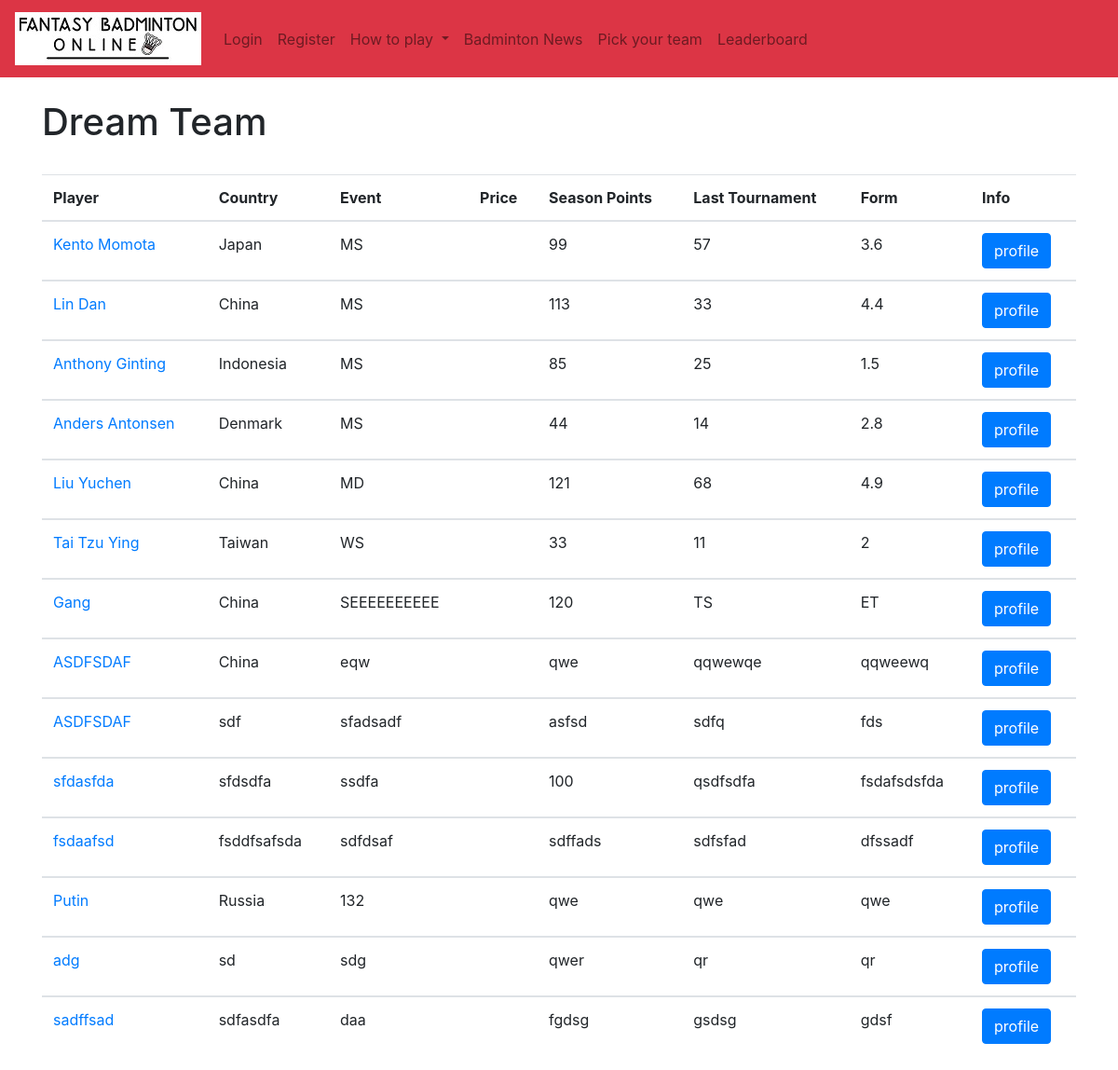
/fantasy_player_ranking/, run on an earlier commit of the app's database.
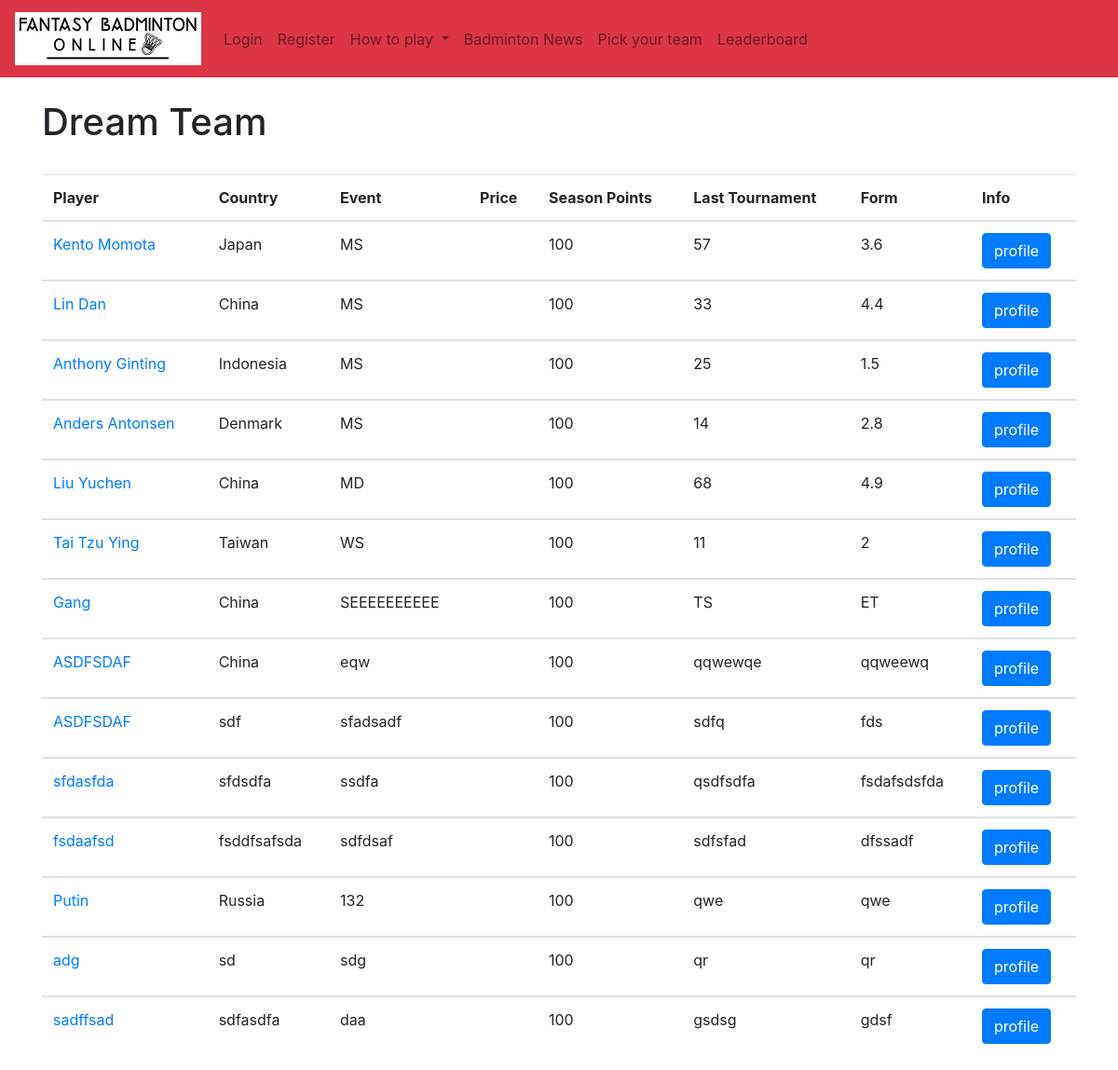
And on a later commit of the database.
### authenticate/models.py (models this page shows, shortened)
class Ranking(models.Model):
	rank = models.IntegerField(default=10)
	name = models.CharField(max_length=50)
	country = models.CharField(max_length=50)
	cost = models.FloatField(default=10) # price is a number, defaults to 10. You can set it up in the admin panel
	event = models.CharField(max_length=50)
	score = models.IntegerField(default=0)
	last = models.CharField(max_length=50)
	form = models.CharField(max_length=50)
	results = models.CharField(max_length=50)
	status = models.CharField(max_length=50)
	game8 = models.CharField(max_length=50)
	match8 = models.CharField(max_length=50)
	player = models.SlugField()
	picture = models.ImageField(default='default.png', blank=True)
	playing = models.BooleanField(default=True)
	current_tournament_score = models.IntegerField(default=10)
	last_tournament_score = models.IntegerField(default=10)

### authenticate/views.py (the view)
# urls.py: path('fantasy_player_ranking/', views.fantasy_player_ranking, name='fantasy_player_ranking'),
def fantasy_player_ranking(request):
	all_ranking = Ranking.objects.all()
	return render(request, 'authenticate/fantasy_player_ranking.html', {'all_ranking': all_ranking })

### authenticate/templates/authenticate/fantasy_player_ranking.html (shortened to what this page needs)
{% extends 'authenticate/base.html' %}
{% load static %}
{% block content %}
<h1> Dream Team </h1>
<br/>
<table class="table table-hover" id="player_table">
	<thead>
		<tr>
			<th scope="col">Player</th>
			<th scope="col">Country</th>
			<th scope="col">Event</th>
			<th scope="col">Price</th>
			<th scope="col">Season Points</th>
			<th scope="col">Last Tournament</th>
			<th scope="col">Form</th>
			<th scope="col">Info</th>
		</tr>
	</thead>
{% for things in all_ranking %}
	<tbody>
		<tr>
			<td><a href="{% url 'player_profile' player=things.player %}">{{ things.name }}</a></td>
			<td>{{ things.country }}</td>
			<td>{{ things.event }}</td>
			<td>{{ things.price }}</td>
			<td>{{ things.score }}</td>
			<td>{{ things.last }}</td>
			<td>{{ things.form }}</td>
			<td><button type="button" class="btn btn-primary" data-toggle="modal" data-target="#exampleModalLong">profile</button></td>
		</tr>
	</tbody>
{% endfor %}
</table>
{% endblock %}

### authenticate/templates/authenticate/base.html (shortened to what this page needs)
{% load static %}
<!doctype html>
<html lang="en">
  <head>
    <link rel="stylesheet" href="https://stackpath.bootstrapcdn.com/bootstrap/4.2.1/css/bootstrap.min.css">
    <link rel="stylesheet" type="text/css" href="https://cdn.datatables.net/v/dt/dt-1.10.18/af-2.3.3/b-1.5.6/b-colvis-1.5.6/b-flash-1.5.6/cr-1.5.0/fh-3.1.4/kt-2.5.0/r-2.2.2/rg-1.1.0/rr-1.2.4/sc-2.0.0/sl-1.3.0/datatables.min.css"/>
  </head>
  <body>
    <nav class="navbar navbar-expand-lg navbar-light bg-danger">
  <a class="navbar-brand" href="{% url 'home' %}"><img src="{% static 'images/logo.jpg' %}"/></a>
  <div class="collapse navbar-collapse" id="navbarSupportedContent">
    <ul class="navbar-nav mr-auto">
      {% if user.is_authenticated %}
        <li class="nav-item">
          <a class="nav-link" href="{% url 'logout' %}">Logout</a>
        </li>
        <li class="nav-item">
          <a class="nav-link" href="{% url 'edit_profile' %}">Edit Profile</a>
        </li>
      {% else %}
        <li class="nav-item">
          <a class="nav-link" href="{% url 'login' %}">Login</a>
        </li>
        <li class="nav-item">
          <a class="nav-link" href="{% url 'register' %}">Register</a>
        </li>
      {% endif %}
      <li class="nav-item dropdown">
        <a class="nav-link dropdown-toggle" href="#" id="navbarDropdown" role="button" data-toggle="dropdown" aria-haspopup="true" aria-expanded="false">
          How to play
        </a>
      </li>
      <li class="nav-item">
        <a class="nav-link" href="{% url 'news' %}">Badminton News</a>
      </li>
      <li class="nav-item">
        <a class="nav-link" href="{% url 'transfers' %}">Pick your team</a>
      </li>
      <li class="nav-item">
        <a class="nav-link" href="{% url 'leaderboard' %}">Leaderboard</a>
      </li
    </ul>
  </div>
</nav>
    <br/>
    <div class="container">
      {% block content %}
      {% endblock %}
    </div>
  </body>
</html>

What changed in the data, as far as the page shows it:
changed Ranking "Kento Momota": score "99" → "100"
changed Ranking "Lin Dan": score "113" → "100"
changed Ranking "Anthony Ginting": score "85" → "100"
changed Ranking "Anders Antonsen": score "44" → "100"
changed Ranking "Liu Yuchen": score "121" → "100"
changed Ranking "Tai Tzu Ying": score "33" → "100"
changed Ranking "Gang": score "120" → "100"
changed Ranking "eqw": score "qwe" → "100"
changed Ranking "sdf": score "asfsd" → "100"
changed Ranking "fsdaafsd": score "sdffads" → "100"
changed Ranking "Putin": score "qwe" → "100"
changed Ranking "adg": score "qwer" → "100"
changed Ranking "sadffsad": score "fgdsg" → "100"
